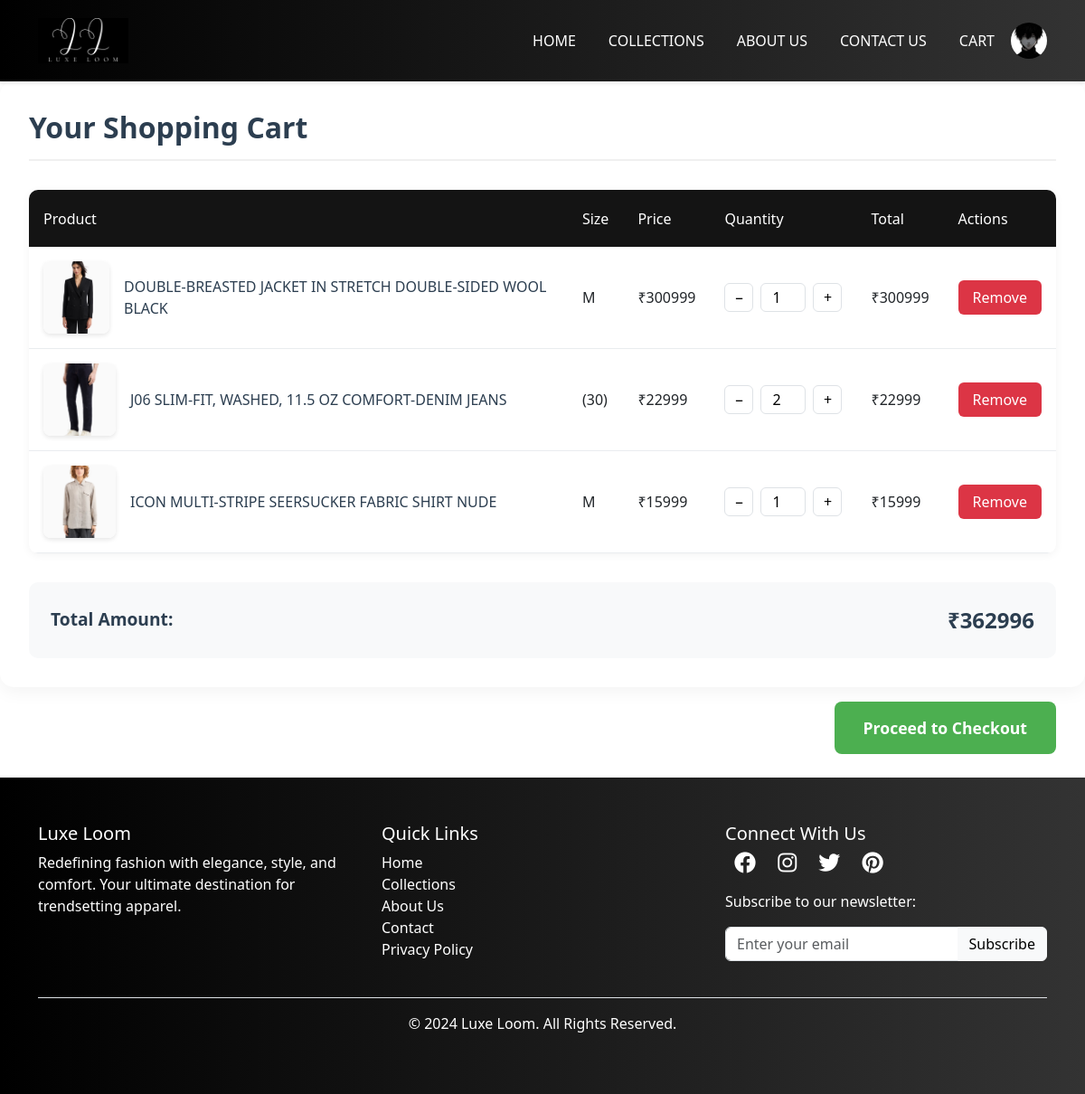
The app's page /cart/ (signed in) with its own data.
### app/models.py (models this page shows, shortened)
class Cart(models.Model):
    user = models.ForeignKey(User, on_delete=models.CASCADE)
    product = models.ForeignKey(Product, on_delete=models.CASCADE)
    size = models.ForeignKey(Size, on_delete=models.CASCADE)  # Link to the Size model
    quantity = models.PositiveIntegerField(default=1)

class Product(models.Model):
    pid=models.CharField(max_length=20)
    name=models.CharField(max_length=100)
    dis=models.TextField()
    price=models.PositiveIntegerField()
    off_price=models.PositiveIntegerField()
    img=models.FileField()
    gender=models.CharField(max_length=50)
    pro_category=models.ForeignKey(Category,on_delete=models.CASCADE)
    pro_brand=models.ForeignKey(Brand,on_delete=models.CASCADE)

class Size(models.Model):
    product=models.ForeignKey(Product,on_delete=models.CASCADE)
    s_size=models.CharField(null=True,max_length=10,blank=True)
    p_size=models.PositiveIntegerField(null=True,blank=True)
    stock=models.PositiveIntegerField()

### app/views.py (the view)
# urls.py: path('cart/', views.view_cart, name='view_cart'),
def view_cart(req):
    if 'user' in req.session:
        user = User.objects.get(username=req.session['user'])
        cart_items = Cart.objects.filter(user=user)
        cart_total = 0  # Initialize total
        for item in cart_items:
            display_price = item.product.off_price if item.product.off_price else item.product.price
            item.display_price = display_price
            item.total_price = item.quantity * item.display_price
            cart_total += item.total_price
        return render(req, 'user/cart.html', {'cart_items': cart_items, 'cart_total': cart_total})
    else:
        return redirect('login')

### templates/user/cart.html (shortened to what this page needs)
<!DOCTYPE html>
<html lang="en">
<head>
    <link href="https://cdn.jsdelivr.net/npm/bootstrap@5.3.3/dist/css/bootstrap.min.css" rel="stylesheet">
    <link href="https://cdnjs.cloudflare.com/ajax/libs/font-awesome/6.0.0-beta3/css/all.min.css" rel="stylesheet">
    {% load static %}
    <link rel="stylesheet" href="{% static '/css/user/uhome.css' %}">
</head>
<body>
    <nav class="navbar navbar-expand-lg navbar-custom">
        <div class="container">
            <a class="navbar-brand" href="../userhome">
                <img src="{% static '/images/biglogo.png' %}" alt="Luxe Loom Logo" style="height: 50px;">
            </a>
            <div class="collapse navbar-collapse justify-content-end" id="navbarNav">
                <ul class="navbar-nav">
                    <li class="nav-item">
                        <a class="nav-link" href="../userhome">Home</a>
                        <li class="nav-item dropdown">
                            <a class="nav-link dropdown" href="about" role="button" data-bs-toggle="dropdown">
                                Collections
                            </a>
                        </li>
                    </li>
                    <li class="nav-item">
                        <a class="nav-link" href="../about">About Us</a>
                    </li>
                    <li class="nav-item">
                        <a class="nav-link" href="../contact">Contact Us</a>
                    </li>
                    <li class="nav-item">
                        <a class="nav-link" href="../cart">CART</a>
                    </li>
                    <div class="dropdown">
                        <img src="{% static '/images/Profile.jpeg' %}"
                             alt="Admin"
                             class="rounded-circle"
                             style="width: 40px; height: 40px; cursor: pointer;"
                             data-bs-toggle="dropdown">
                    </div>
                </ul>
            </div>
        </div>
    </nav>
    <div class="cart-container ">
        <div class="cart-header">
            <h1 class="text-center">Your Shopping Cart</h1>
        </div>
        <table class="cart-table">
            <thead>
                <tr>
                    <th>Product</th>
                    <th>Size</th>
                    <th>Price</th>
                    <th>Quantity</th>
                    <th>Total</th>
                    <th>Actions</th>
                </tr>
            </thead>
            <tbody>
                {% for item in cart_items %}
                <tr>
                    <td>
                        <div class="product-cell">
                            <img src="{{ item.product.img.url }}" alt="{{ item.product.name }}" class="product-image">
                            <span class="product-name">{{ item.product.name }}</span>
                        </div>
                    </td>
                    <td>
                        {% if item.size %}
                            {% if item.size.s_size %}{{ item.size.s_size }}{% endif %}
                            {% if item.size.p_size %} ({{ item.size.p_size }}){% endif %}
                        {% else %}
                            Not Specified
                        {% endif %}
                    </td>
                    <td>
                        {% if item.product.off_price %}
                            ₹{{ item.product.off_price }}
                        {% else %}
                            ₹{{ item.product.price }}
                        {% endif %}
                    </td>
                    <td>
                        <form method="POST" action="{% url 'update_quantity' item.pk %}" class="quantity-control">
                            <button type="submit" name="action" value="decrease" class="quantity-btn">−</button>
                            <input type="number" name="quantity" value="{{ item.quantity }}" min="1" class="quantity-input">
                            <button type="submit" name="action" value="increase" class="quantity-btn">+</button>
                        </form>
                    </td>
                    <td>
                        {% if item.product.off_price %}
                            ₹{{ item.product.off_price }}
                        {% else %}
                            ₹{{ item.product.price }}
                        {% endif %}
                    </td>
                    <td>
                        <a href="{% url 'remove_cart' item.pk %}" class="remove-btn">Remove</a>
                    </td>
                </tr>
                {% endfor %}
            </tbody>
        </table>
        <div class="cart-total">
            <span class="total-text">Total Amount:</span>
            <span class="total-amount">₹{{ cart_total|floatformat:0 }}</span>
        </div>
        <a href="{% url 'checkout' %}" class="checkout-btn mt-5">
            Proceed to Checkout
        </a>
    </div>
    <footer class="footer-custom">
        <div class="container">
            <div class="row">
                <div class="col-md-4">
                    <h5>Luxe Loom</h5>
                    <p>Redefining fashion with elegance, style, and comfort. Your ultimate destination for trendsetting apparel.</p>
                </div>
                <div class="col-md-4">
                    <h5>Quick Links</h5>
                    <ul class="list-unstyled">
                        <li><a href="../userhome">Home</a></li>
                        <li><a href="../allpro">Collections</a></li>
                        <li><a href="../about">About Us</a></li>
                        <li><a href="../contact">Contact</a></li>
                        <li><a href="#">Privacy Policy</a></li>
                    </ul>
                </div>
                <div class="col-md-4">
                    <h5>Connect With Us</h5>
                    <div class="social-icons">
                        <a href="#" class="fab fa-facebook"></a>
                        <a href="#" class="fab fa-instagram"></a>
                        <a href="#" class="fab fa-twitter"></a>
                        <a href="#" class="fab fa-pinterest"></a>
                    </div>
                    <p class="mt-3">Subscribe to our newsletter:</p>
                    <div class="input-group mb-3">
                        <input type="email" class="form-control" placeholder="Enter your email">
                        <button class="btn btn-light" type="button">Subscribe</button>
                    </div>
                </div>
            </div>
            <div class="text-center mt-4 pt-3 border-top">
                <p>&copy; 2024 Luxe Loom. All Rights Reserved.</p>
            </div>
        </div>
    </footer>
</body>
</html>

### static/css/user/uhome.css (style rules this page uses)
.navbar-custom { background: linear-gradient(to right, #000, #333); padding: 15px 0; box-shadow: 0 2px 4px rgba(0,0,0,0.1); }
.navbar-custom .navbar-nav .nav-link { color: white; margin: 0 10px; text-transform: uppercase; font-weight: 500; position: relative; transition: all 0.3s ease; }
.navbar-custom .navbar-nav .nav-link::after { content: ''; position: absolute; width: 0; height: 2px; bottom: -5px; left: 50%; background-color: #fff; transition: all 0.3s ease; }
.navbar-brand img { transition: transform 0.3s ease; }
.footer-custom { background: linear-gradient(to right, #000, #333); color: white; padding: 50px 0; }
.footer-custom a { color: #fff; text-decoration: none; transition: color 0.3s ease; }
.social-icons a { color: white; margin: 0 10px; font-size: 24px; transition: color 0.3s ease; }

### templates/user/cart.html (style rules this page uses)
.cart-container { max-width: 1200px; margin: 0 auto; padding: 2rem; background: white; border-radius: 15px; box-shadow: 0 5px 20px rgba(0,0,0,0.05); margin-bottom: 100px; }
.cart-header { display: flex; justify-content: space-between; align-items: center; margin-bottom: 2rem; padding-bottom: 1rem; border-bottom: 2px solid #f0f0f0; }
.cart-header h1 { color: #2c3e50; font-size: 2rem; margin: 0; font-weight: 600; }
.cart-table { width: 100%; border-collapse: separate; border-spacing: 0; border-radius: 10px; overflow: hidden; margin-bottom: 2rem; background: white; box-shadow: 0 2px 10px rgba(0,0,0,0.05); }
.cart-table thead { background: #141414; color: white; }
.cart-table th { padding: 1.2rem 1rem; font-weight: 500; text-align: left; }
.cart-table td { padding: 1rem; border-bottom: 1px solid #e9ecef; vertical-align: middle; }
.product-cell { display: flex; align-items: center; gap: 1rem; }
.product-image { width: 80px; height: 80px; border-radius: 8px; object-fit: cover; box-shadow: 0 2px 5px rgba(0,0,0,0.1); }
.product-name { font-weight: 500; color: #2c3e50; }
.quantity-control { display: flex; align-items: center; gap: 0.5rem; max-width: 150px; }
.quantity-btn { width: 32px; height: 32px; border: 1px solid #dee2e6; background: white; border-radius: 6px; display: flex; align-items: center; justify-content: center; cursor: pointer; transition: all 0.2s ease; }
.quantity-input { width: 50px; height: 32px; text-align: center; border: 1px solid #dee2e6; border-radius: 6px; padding: 0 0.5rem; }
.remove-btn { background: #dc3545; color: white; border: none; padding: 0.5rem 1rem; border-radius: 6px; cursor: pointer; transition: all 0.3s ease; text-decoration: none; }
.cart-total { background: #f8f9fa; padding: 1.5rem; border-radius: 10px; display: flex; justify-content: space-between; align-items: center; margin-top: 2rem; }
.total-text { font-size: 1.2rem; color: #2c3e50; font-weight: 600; }
.total-amount { font-size: 1.5rem; color: #2c3e50; font-weight: 700; }
.checkout-btn { background: #4CAF50; color: white; border: none; padding: 1rem 2rem; border-radius: 8px; font-weight: 600; font-size: 1.1rem; cursor: pointer; transition: all 0.3s ease; margin-top: 1rem; float: right; text-decoration: none; }

### records on screen
Cart: product.img (picture), product.name "DOUBLE-BREASTED JACKET IN STRETCH DOUBLE-SIDED WOOL BLACK", size.s_size "M", product.off_price "300999", quantity "1"
Cart: product.img (picture), product.name "J06 SLIM-FIT, WASHED, 11.5 OZ COMFORT-DENIM JEANS", size.p_size "30", product.off_price "22999", quantity "2"
Cart: product.img (picture), product.name "ICON MULTI-STRIPE SEERSUCKER FABRIC SHIRT NUDE", size.s_size "M", product.off_price "15999", quantity "1"

### other values on screen
{{ cart_total|floatformat:0 }} "362996"
